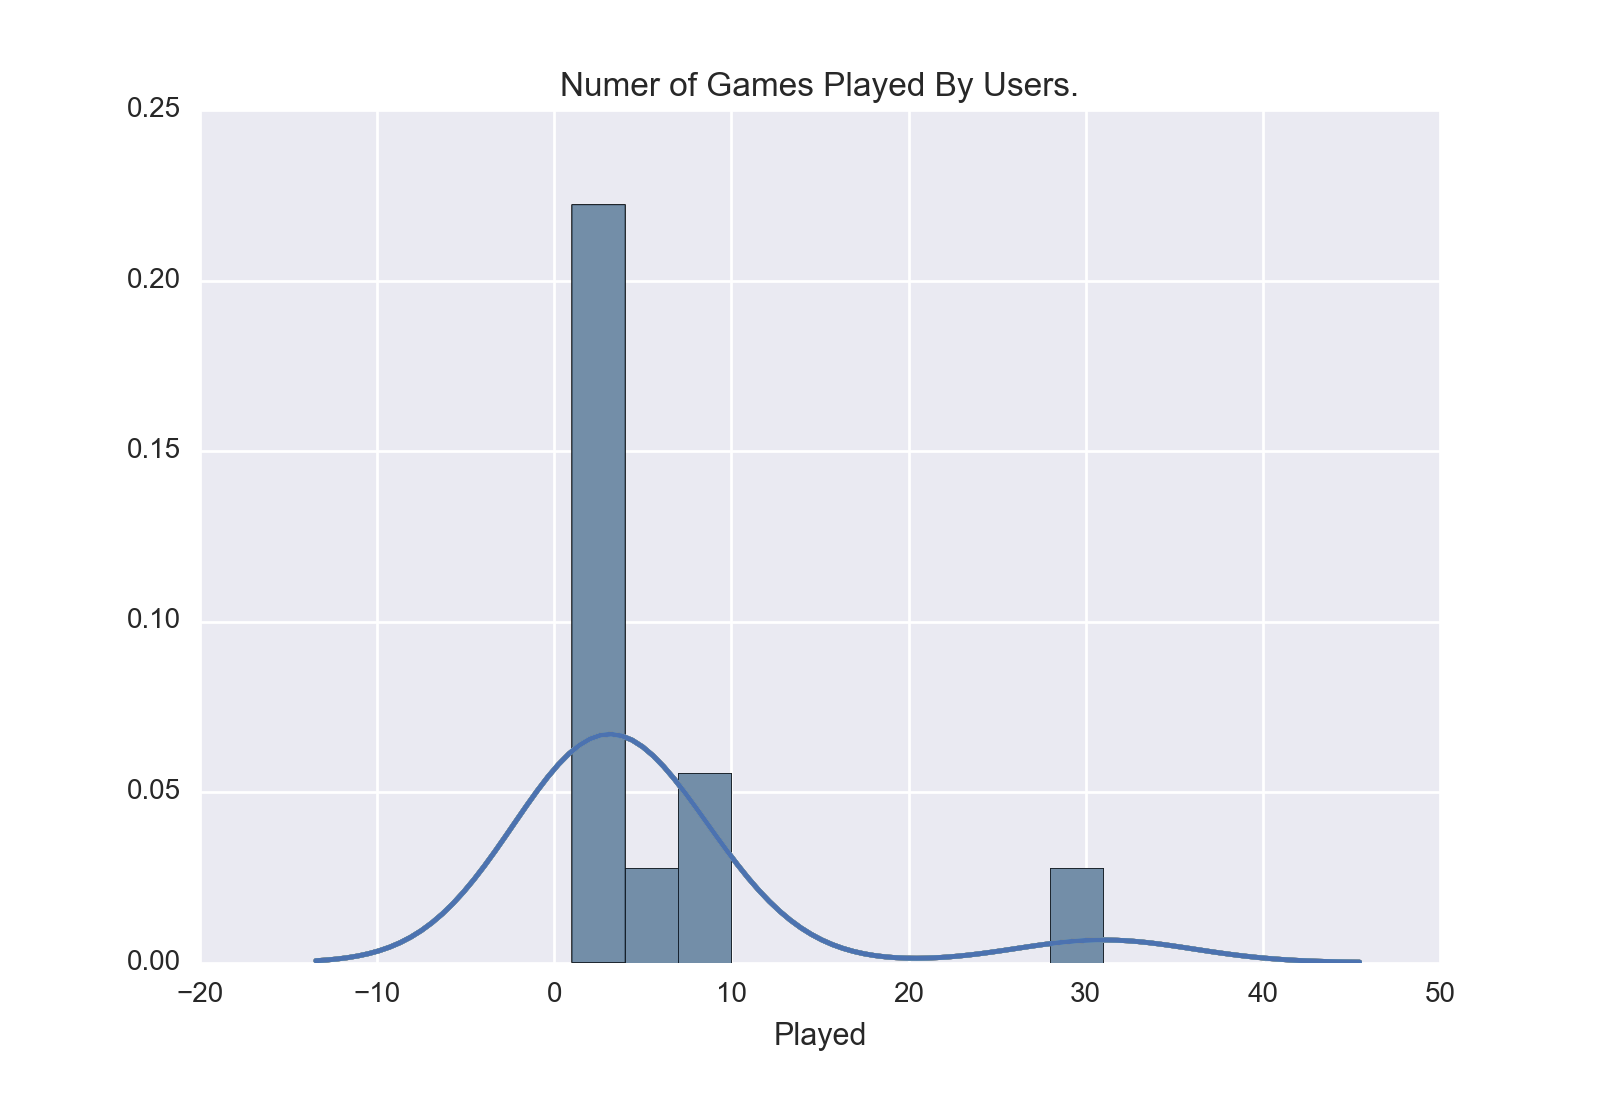

Here is the Python script that generated this plot:

# coding: utf-8

# # *Histogram on average games played.*

# #### Imports.

# In[17]:

import os

# Data Analysis Modules.
import pandas as pd
import seaborn as sns

# Database(SQL) Modules.
from sqlalchemy import(
    Table,
    select,
    MetaData,
    create_engine,
) 
from sqlalchemy.engine import Connection
from sqlalchemy.sql import func, desc, case, cast
from sqlalchemy.sql.expression import join


# #### DB Access Connection

# In[10]:

# Build up path from private variables.
DB_CRED = os.environ['DB_CRED']
DB_PATH = os.environ['DB_PATH']
DB_FULL = 'postgres://{cred}@{path}'.format(cred=DB_CRED, path=DB_PATH)


# In[11]:

# Create engine & MetaData 
db = create_engine(DB_FULL)
metadata = MetaData()


# #### Reflect tables.

# In[6]:

# Start table variables with capitals to prevent overwrite. 
Game = Table('game', metadata, autoload=True, autoload_with=db)
Coord = Table('coord', metadata, autoload=True, autoload_with=db)
Account = Table('account', metadata, autoload=True, autoload_with=db)


# #### Table information

# - Game Columns   : ['game.id', 'game.won', 'game.account_id']
# - Coord Columns  : ['coord.id', 'coord.cpu_coords', 'coord.acc_coords', 'coord.game_id']
# - Account Columns: ['account.id', 'account.user_name']

# #### Show a list of all users & related games.

# In[78]:

# Create temp connection.
conn = db.connect()

# Get user names.
account_game = join(
    Account, Game,
    Account.columns.id == Game.columns.account_id
)
user_name = Account.columns.user_name.label('User')
game_won = Game.columns.won.label('Played')

stmt = select([user_name, game_won]).select_from(account_game)
result = db.execute(stmt).fetchall()

# Close & remove connection.
conn.close()
db.dispose()


# #### Create DataFrame from result.

# In[79]:

df = pd.DataFrame(data=result, columns=result[0].keys())
print(df.head())


# #### Show User occurances.

# In[80]:

# Damn I played alot...
print(df['User'].value_counts())


# #### Histogram graph shows that most users played between 1-10 times.

# In[91]:

# Create Histogram.
ax = sns.distplot(df.groupby('User').count()['Played'])
ax.set_title('Numer of Games Played By Users.')

# Get & save figure.
fig = ax.get_figure()
fig.savefig('hist_games_played.png', dpi=200)


# In[ ]:



